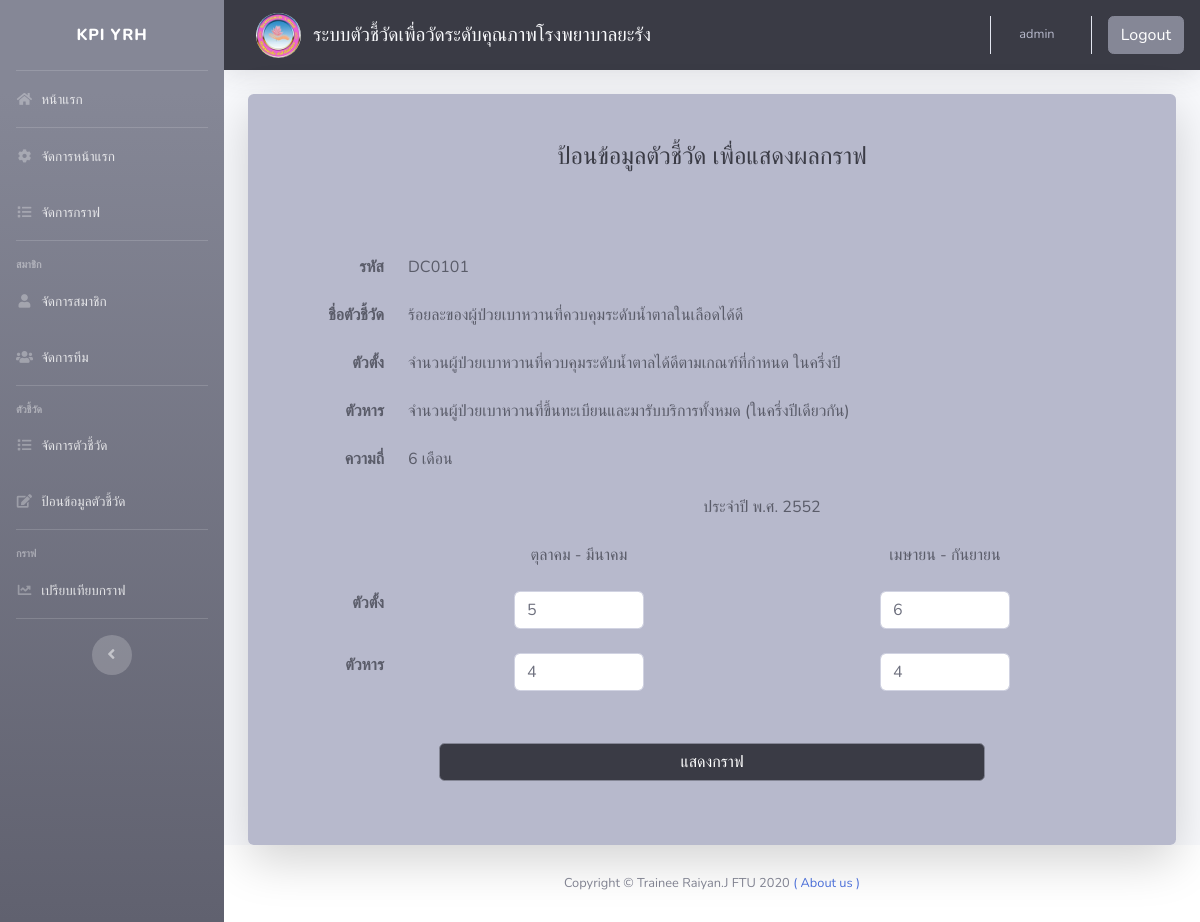
The app's page /public/insert_6m_edit.php?id=DC01012552 (signed in) with its own data.
### tables this page shows
CREATE TABLE `graph_6m` (
  `graph_6m_id` varchar(20) NOT NULL,
  `indicator` varchar(20) NOT NULL,
  `year` int(10) NOT NULL,
  `number1` varchar(10) NOT NULL,
  `divisor1` varchar(10) NOT NULL,
  `number2` varchar(10) NOT NULL,
  `divisor2` varchar(10) NOT NULL,
  `mean` int(50) DEFAULT NULL,
  `comment` varchar(1000) DEFAULT NULL,
  `date` datetime NOT NULL DEFAULT current_timestamp(),
  `user_post` varchar(20) DEFAULT NULL,
  `status` int(10) NOT NULL DEFAULT 0
);

CREATE TABLE `indicator` (
  `id` int(10) NOT NULL,
  `indicator_code` varchar(20) NOT NULL,
  `indicator_name` varchar(300) NOT NULL,
  `first_name` varchar(500) NOT NULL,
  `last_name` varchar(500) NOT NULL,
  `degree` int(10) NOT NULL,
  `team_code` varchar(10) NOT NULL
);

### include/select_graph_6m.php (called while the page is built, shortened)
<?php
$sql = "SELECT graph_6m.*, indicator.*
FROM graph_6m, indicator
WHERE indicator.indicator_code=graph_6m.indicator
AND graph_6m_id = '" . $id . "'";
$objQuery = mysqli_query($connect, $sql);
while ($row = mysqli_fetch_array($objQuery)) {
  $indicator_code = $row['indicator_code'];
  $indicator_name = $row['indicator_name'];
  $first_name = $row["first_name"];
  $last_name = $row["last_name"];
  $year = $row['year'];
  $number1 = $row['number1'];
  $number2 = $row['number2'];
  $divisor1 = $row['divisor1'];
  $divisor2 = $row['divisor2'];
}

### public/insert_6m_edit.php (the view, shortened to what this page needs)
<?php
include('../include/db.php');
if (isset($_SESSION['username'])) {
if (extract($_GET)) {
  $id = isset($_GET['id']) ? $_GET['id'] : "";
  }
include('../include/select_graph_6m.php');
?>
<!DOCTYPE html>
<html lang="en">
<head>
  <?php include('../include/head.php'); ?>
</head>
<body id="page-top">
  <div id="wrapper">
    <?php include('../include/sidebar.php'); ?>
    <div id="content-wrapper" class="d-flex flex-column">
      <div id="content">
        <?php include('../include/topbar.php'); ?>
        <div class="container-fluid">
          <div class="row justify-content-center">
            <div class="col-xl-12 col-lg-14 col-md-9">
              <div class="card o-hidden border-0 shadow-lg">
                <div class="card-body p-0 bg-gray-500">
                  <div class="row">
                    <div class="col-lg-12">
                      <div class="p-5">
                        <div class="text-center">
                          <h1 class="h4 text-gray-900 mb-4">ป้อนข้อมูลตัวชี้วัด เพื่อแสดงผลกราฟ</h1>
                        </div>
                        <form class="form-group text-right" method="post" name="form1" action="">
                          <div class="form row">
                            <div class="col-sm-2">
                            </div>
                            <div class="col-sm-8" align="center">
                            </div>
                          </div>
                          <table class="table table-borderless text-gray-800">
                            <thead>
                              <tr>
                                <th></th>
                              </tr>
                              <tr>
                                <th style="width: 100px" align="left">รหัส</th>
                                <td colspan="12" align="left"><?php echo $indicator_code; ?></td>
                              </tr>
                              <tr>
                                <th>ชื่อตัวชี้วัด</th>
                                <td colspan="12" align="left"><?php echo $indicator_name; ?></td>
                              </tr>
                              <tr>
                                <th>ตัวตั้ง</th>
                                <td colspan="12" align="left"><?php echo $first_name; ?></td>
                              </tr>
                              <tr>
                                <th>ตัวหาร</th>
                                <td colspan="12" align="left"><?php echo $last_name; ?></td>
                              </tr>
                              <tr>
                                <th>ความถี่</th>
                                <td colspan="12" align="left">6 เดือน</td>
                              </tr>
                            </thead>
                            <tbody>
                              <tr>
                                <td align="center"></td>
                                <td colspan="12" align="center">ประจำปี พ.ศ. <?php echo $year; ?></td>
                              </tr>
                              <tr>
                                <th></th>
                                <td align="center">ตุลาคม - มีนาคม</td>
                                <td align="center">เมษายน - กันยายน</td>
                              </tr>
                              <tr>
                                <th>ตัวตั้ง</th>
                                <td align="center"><input class="form-control" name="number1" id="number1" type="text" value="<?php echo $number1; ?>" style="width:130px"></td>
                                <td align="center"><input class="form-control" name="number2" id="number2" type="text" value="<?php echo $number2; ?>" style="width:130px"></td>
                              </tr>
                              <tr>
                                <th>ตัวหาร</th>
                                <td align="center"><input class="form-control" name="divisor1" id="divisor1" type="text" value="<?php echo $divisor1; ?>" style="width:130px"></td>
                                <td align="center"><input class="form-control" name="divisor2" id="divisor2" type="text" value="<?php echo $divisor2; ?>" style="width:130px"></td>
                              </tr>
                            </tbody>
                          </table>
                          <div class="form row">
                            <div class="col-sm-2">
                            </div>
                            <div class="col-sm-8">
                              <button class="btn btn-secondary btn-user btn-block bg-gray-900" name="submit" type="submit" value="">แสดงกราฟ</button>
                            </div>
                          </div>
                        </form>
                      </div>
                    </div>
                  </div>
                </div>
              </div>
            </div>
          </div>
        </div>
      </div>
      <?php include('../include/footer.php'); ?>
    </div>
</body>
</html>
<?php } else { Header("Location:home.php");} ?>

### records on screen
graph_6m: indicator.indicator_code "DC0101", indicator.indicator_name "ร้อยละของผู้ป่วยเบาหวานที่ควบคุมระดับน้ำตาลในเลือดได้ดี", indicator.first_name "จำนวนผู้ป่วยเบาหวานที่ควบคุมระดับน้ำตาลได้ดีตามเกณฑ์ที่กำหนด ในครึ่งปี", indicator.last_name "จำนวนผู้ป่วยเบาหวานที่ขึ้นทะเบียนและมารับบริการทั้งหมด (ในครึ่งปีเดียวกัน)", year "2552", number1 "5", number2 "6", divisor1 "4", divisor2 "4"

### other values on screen
$username "admin"
